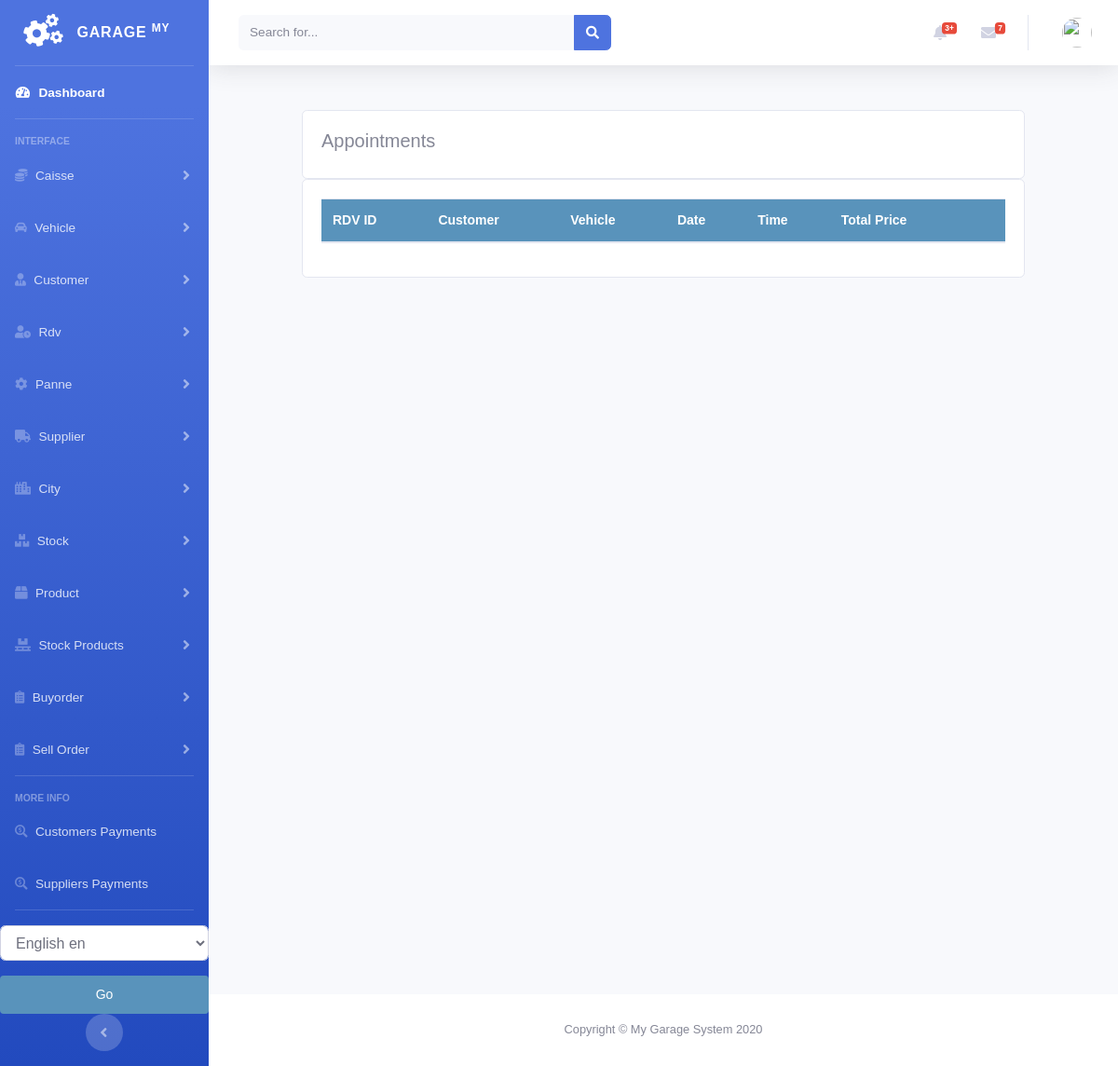
Before: /rdv/rdv_list with the older database file.
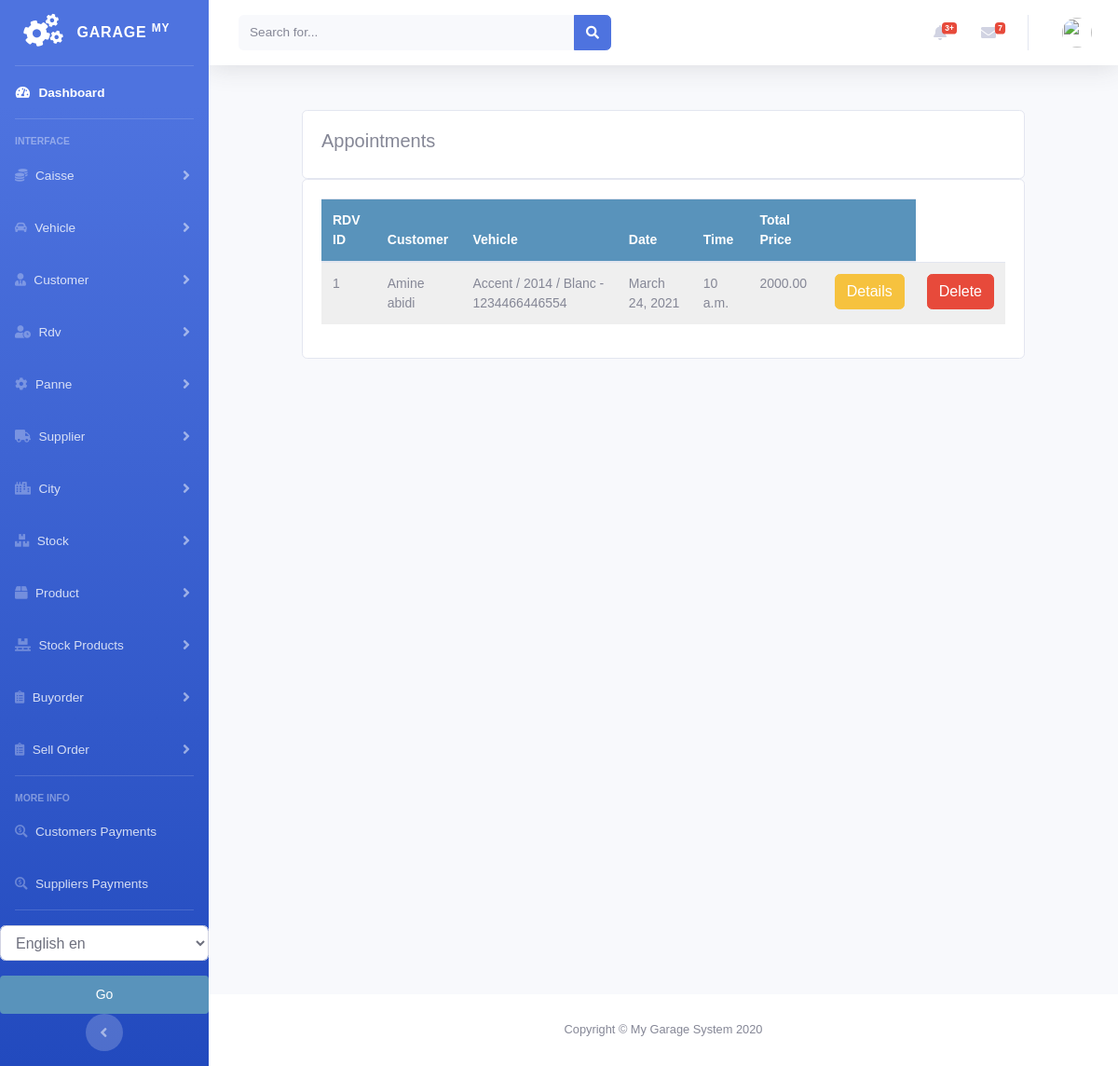
After: the same page with the newer database file.
### rdv/models.py (models this page shows, shortened)
class Rdv(models.Model):
    customer = models.ForeignKey(Customer, on_delete=models.CASCADE)
    vehicle = models.ForeignKey(Vehicle, on_delete=models.CASCADE)
    rdv_date = models.DateField(null=True, blank=True)
    rdv_end_date = models.DateField(null=True, blank=True)
    rdv_time = models.TimeField(null=True, blank=True)
    rdv_end_time = models.TimeField(null=True, blank=True)
    created = models.DateTimeField(auto_now_add=True)
    updated = models.DateTimeField(auto_now=True)
    factured = models.BooleanField(default=False)
    class Meta:
        ordering = ('-created',)
    def get_total_cost(self):
        return sum(item.get_cost() for item in self.items.all())

class RdvItem(models.Model):
    rdv = models.ForeignKey(Rdv, related_name='items', on_delete=models.CASCADE)
    panne = models.ForeignKey(Panne, on_delete=models.CASCADE)
    price = models.DecimalField(max_digits=10, decimal_places=2)
    def get_cost(self):
        return self.price

### customer/models.py (models this page shows, shortened)
class Customer(models.Model):
    firstname = models.CharField(max_length=250, null=True)
    lastname = models.CharField(max_length=250, null=True)
    address = models.CharField(max_length=200, null=True)
    phone = models.CharField(max_length=200, null=True)
    national_number = models.CharField(max_length=200, null=True)
    email = models.EmailField(null=True)
    date_created = models.DateTimeField(auto_now_add=True, null=True)
    date_joined = models.DateField(null=True)
    debt = models.DecimalField(max_digits=10, decimal_places=2, null=True, default=0)
    def __str__(self):
        return self.firstname + " " + self.lastname

### vehicule/models.py (models this page shows)
class Vehicle(models.Model):
    vehicle_name = models.CharField(max_length=200, null=True)
    customer = models.ForeignKey(Customer, null=True, on_delete=models.CASCADE, related_name="vehicles")
    vehicle_type = models.ForeignKey(Type, null=True, on_delete=models.CASCADE)
    vehicle_mat = models.CharField(max_length=200, null=True)
    vehicle_cart_gris = models.CharField(max_length=200, null=True)
    date_created = models.DateTimeField(auto_now_add=True, null=True)
    updated = models.DateTimeField(auto_now=True, null=True)
    def __str__(self):
        return self.vehicle_name + " - " + self.vehicle_mat

### rdv/views.py (the view)
# urls.py: path('rdv_list', views.rdv_list, name='rdv_list'),
def rdv_list(request):
    rdvs = Rdv.objects.all()
    context = {
        'rdvs': rdvs,
    }
    return render(request, 'rdv/rdv_list.html', context)

### rdv/templates/rdv/rdv_list.html (shortened to what this page needs)
{% extends 'home.html' %}
{% load static %}
{% block content %}
<br>
<div class="row">
    <div class="col-md">
        <div class="card card-body">
            <h5>Appointments</h5>
        </div>
        <div class="card card-body">
            <table id="table_id" class="table display text-center">
                <thead>
                <tr>
                    <th>RDV ID</th>
                    <th>Customer</th>
                    <th>Vehicle</th>
                    <th>Date</th>
                    <th>Time</th>
                    <th>Total Price</th>
                    <th></th>
                </tr>
                </thead>
                <tbody>
                {% for rdv in rdvs %}
                <tr>
                    <td>{{rdv.id}}</td>
                    <td>{{rdv.customer}}</td>
                    <td>{{rdv.vehicle}}</td>
                    <td>{{rdv.rdv_date}} </td>
                    <td>{{rdv.rdv_time}} </td>
                    <td>{{rdv.get_total_cost}} </td>
                    <td>
                        <a class="btn btn-warning " href="{% url 'rdv:rdv_details' rdv.id %}">Details</a>
                    </td>
                    <td>
                        <a class="btn btn-danger " href="{% url 'rdv:delete_rdv' rdv.id %}">Delete</a>
                    </td>
                </tr>
                {% endfor %}
                </tbody>
            </table>
        </div>
    </div>
</div>
{% endblock %}
{% block jsscript %}
<link rel="stylesheet" href="https://ajax.googleapis.com/ajax/libs/jqueryui/1.12.1/themes/smoothness/jquery-ui.css">
<link rel="stylesheet" href="https://cdnjs.cloudflare.com/ajax/libs/chosen/1.8.7/chosen.min.css"/>
<link rel="stylesheet" type="text/css" href="https://cdn.datatables.net/1.10.22/css/jquery.dataTables.css">
{% endblock %}

### accounts/templates/home.html (shortened to what this page needs)
<!DOCTYPE html>
<html lang="en">
<head>
    {% load static %}
    <link rel="stylesheet" href="//code.jquery.com/ui/1.12.1/themes/base/jquery-ui.css">
    <link href="https://cdnjs.cloudflare.com/ajax/libs/font-awesome/5.13.0/css/all.min.css" rel="stylesheet">
    <link rel="stylesheet" href="https://stackpath.bootstrapcdn.com/bootstrap/4.3.1/css/bootstrap.min.css"
>
    <link rel="stylesheet" type="text/css" href="{% static 'vendor/fontawesome-free/css/all.min.css' %}">
    <link rel="stylesheet" type="text/css" href="{% static 'css/sb-admin-2.min.css' %}">
    <link rel="stylesheet" type="text/css" href="{% static 'css/main.css' %}">
</head>
<body id="page-top">
<div id="wrapper">
    {% include 'sidenavbar.html' %}
    <div id="content-wrapper" class="d-flex flex-column">
        {% include 'navbar.html' %}
        <div id="content">
            {% block content %}
            {% endblock %}
        </div>
      <footer class="sticky-footer bg-white">
        <div class="container my-auto">
          <div class="copyright text-center my-auto">
            <span>Copyright &copy; My Garage System 2020</span>
          </div>
        </div>
      </footer>
    </div>
</div>
{% block jsscript %}{% endblock %}
</body>
</html>

### accounts/templates/sidenavbar.html (shortened to what this page needs)
{% load  static %}
{% load i18n %}
<ul class="navbar-nav bg-gradient-primary sidebar sidebar-dark accordion" id="accordionSidebar">
    <a class="sidebar-brand d-flex align-items-center justify-content-center" href="/">
        <div class="sidebar-brand-icon rotate-n-15">
            <i class="fas fa-cogs"></i>
        </div>
        <div class="sidebar-brand-text mx-3">Garage <sup>My</sup></div>
    </a>
    <hr class="sidebar-divider my-0">
    <li class="nav-item active">
        <a class="nav-link" href="/">
            <i class="fas fa-fw fa-tachometer-alt"></i>
            <span>{% trans "Dashboard" %}</span></a>
    </li>
    <hr class="sidebar-divider">
    <div class="sidebar-heading">
        Interface
    </div>
    <li class="nav-item">
        <a class="nav-link collapsed" href="#" data-toggle="collapse" data-target="#collapseCaisse"
           aria-expanded="true" aria-controls="collapseCaisse">
            <i class="fas fa-coins"></i>
            <span>Caisse</span>
        </a>
    </li>
    <li class="nav-item">
        <a class="nav-link collapsed" href="#" data-toggle="collapse" data-target="#collapseType"
           aria-expanded="true" aria-controls="collapseType">
    <i class="fas fa-car-alt"></i>
            <span>Vehicle</span>
        </a>
    </li>
    <li class="nav-item">
        <a class="nav-link collapsed" href="#" data-toggle="collapse" data-target="#collapseCustomer"
           aria-expanded="true" aria-controls="collapseCustomer">
            <i class="fas fa-user-tie"></i>
            <span>Customer</span>
        </a>
    </li>
    <li class="nav-item">
        <a class="nav-link collapsed" href="#" data-toggle="collapse" data-target="#collapseRdv"
           aria-expanded="true" aria-controls="collapseRdv">
            <i class="fas fa-user-clock"></i>
            <span>Rdv</span>
        </a>
    </li>
    <li class="nav-item">
        <a class="nav-link collapsed" href="#" data-toggle="collapse" data-target="#collapsePanne"
           aria-expanded="true" aria-controls="collapsePanne">
            <i class="fas fa-cog"></i>
            <span>Panne</span>
        </a>
    </li>
    <li class="nav-item">
        <a class="nav-link collapsed" href="#" data-toggle="collapse" data-target="#collapsesupplier"
           aria-expanded="true" aria-controls="collapsesupplier">
            <i class="fas fa-truck"></i>
            <span>Supplier</span>
        </a>
    </li>
    <li class="nav-item">
        <a class="nav-link collapsed" href="#" data-toggle="collapse" data-target="#collapseCity"
           aria-expanded="true" aria-controls="collapseCity">
            <i class="fas fa-city"></i>
            <span>City</span>
        </a>
    </li>
    <li class="nav-item">
        <a class="nav-link collapsed" href="#" data-toggle="collapse" data-target="#collapsestock"
           aria-expanded="true" aria-controls="collapsestock">
            <i class="fas fa-boxes"></i>
            <span>Stock</span>
        </a>
    </li>
    <li class="nav-item">
        <a class="nav-link collapsed" href="#" data-toggle="collapse" data-target="#collapseproduct"
           aria-expanded="true" aria-controls="collapseproduct">
            <i class="fas fa-box"></i>
            <span>Product</span>
        </a>
    </li>
    <li class="nav-item">
        <a class="nav-link collapsed" href="#" data-toggle="collapse" data-target="#collapsestockproduct"
           aria-expanded="true" aria-controls="collapsestockproduct">
            <i class="fas fa-pallet"></i>
            <span>Stock Products</span>
        </a>
    </li>
    <li class="nav-item">
        <a class="nav-link collapsed" href="#" data-toggle="collapse" data-target="#collapsebuyorder"
           aria-expanded="true" aria-controls="collapsebuyorder">
            <i class="fas fa-clipboard-list"></i>
            <span>Buyorder</span>
        </a>
    </li>
    <li class="nav-item">
        <a class="nav-link collapsed" href="#" data-toggle="collapse" data-target="#collapsesellorder"
           aria-expanded="true" aria-controls="collapsesellorder">
            <i class="fas fa-clipboard-list"></i>
            <span>Sell Order</span>
        </a>
    </li>
    <hr class="sidebar-divider">
    <div class="sidebar-heading">
        More Info
    </div>
    <li class="nav-item">
        <a class="nav-link" href="{% url 'payments:customer_payment_list' %}">
            <i class="fas fa-search-dollar"></i>
            <span>Customers Payments</span></a>
    </li>
    <li class="nav-item">
        <a class="nav-link" href="{% url 'payments:supplier_payment_list' %}">
            <i class="fas fa-search-dollar"></i>
            <span>Suppliers Payments</span></a>
    </li>
    <hr class="sidebar-divider d-none d-md-block">
    {% get_current_language as LANGUAGE_CODE %}
          <form action="{% url 'set_language'%}" method="post">
              <select class="form-control" name="language" id="">
                  {% get_available_languages as LANGUAGES %}
                  {% get_language_info_list for LANGUAGES as languages %}
                  {% for language in languages %}
                    <option value="{{ language.code }}" {% if language.code == LANGUAGE_CODE %} selected {% endif %}>
                       <i class="fas fa-clipboard-list"></i>  {{ language.name_local}} {{ language.code }}
                    </option>
                  {% endfor %}
              </select>
              <input class="btn btn-warning btn-block mt-3" type="submit" value="Go">
          </form>
    <div class="text-center d-none d-md-inline">
        <button class="rounded-circle border-0" id="sidebarToggle"></button>
    </div>
</ul>

### accounts/templates/navbar.html (shortened to what this page needs)
{% load  static %}
        <nav class="navbar navbar-expand navbar-light bg-white topbar mb-4 static-top shadow">
          <form class="d-none d-sm-inline-block form-inline mr-auto ml-md-3 my-2 my-md-0 mw-100 navbar-search">
            <div class="input-group">
              <input type="text" class="form-control bg-light border-0 small" placeholder="Search for..." aria-label="Search" aria-describedby="basic-addon2">
              <div class="input-group-append">
                <button class="btn btn-primary" type="button">
                  <i class="fas fa-search fa-sm"></i>
                </button>
              </div>
            </div>
          </form>
          <ul class="navbar-nav ml-auto">
            <li class="nav-item dropdown no-arrow mx-1">
              <a class="nav-link dropdown-toggle" href="#" id="alertsDropdown" role="button" data-toggle="dropdown" aria-haspopup="true" aria-expanded="false">
                <i class="fas fa-bell fa-fw"></i>
                <span class="badge badge-danger badge-counter">3+</span>
              </a>
            </li>
            <li class="nav-item dropdown no-arrow mx-1">
              <a class="nav-link dropdown-toggle" href="#" id="messagesDropdown" role="button" data-toggle="dropdown" aria-haspopup="true" aria-expanded="false">
                <i class="fas fa-envelope fa-fw"></i>
                <span class="badge badge-danger badge-counter">7</span>
              </a>
            </li>
            <li class="nav-item dropdown no-arrow">
              <a class="nav-link dropdown-toggle" href="#" id="userDropdown" role="button" data-toggle="dropdown" aria-haspopup="true" aria-expanded="false">
                <img class="img-profile rounded-circle" src="https://source.unsplash.com/QAB-WJcbgJk/60x60">
              </a>
            </li>
          </ul>
        </nav>

### static/css/main.css (style rules this page uses)
body { margin:0; padding:0; font-family:helvetica, sans-serif; }
h1, h2, h3, h4, h5 , h6 { font-family: 'Ubuntu', sans-serif; font-weight:normal; }
a { text-decoration:none; color:#5993bb; }
a.button, input[type="submit"] { color:#fff; background:#5993bb; border-radius:4px; padding:10px 20px; font-size:14px; border:0; }
table { width:100%; border-spacing:0; border-collapse: collapse; }
table th, table td { text-align:left; font-size:14px; padding:10px; margin:0; }
tbody tr:nth-child(odd) { background:#efefef; }
thead th, tbody tr.total { background:#5993bb; color:#fff; font-weight:bold; }
#content { padding:0 100px; overflow:hidden; }

Changed rows visible on the page:
added Rdv: id "1", customer "Amine abidi", vehicle "Accent / 2014 / Blanc - 1234466446554", rdv_date "March 24, 2021", rdv_time "10 a.m.", get_total_cost "2000.00"
